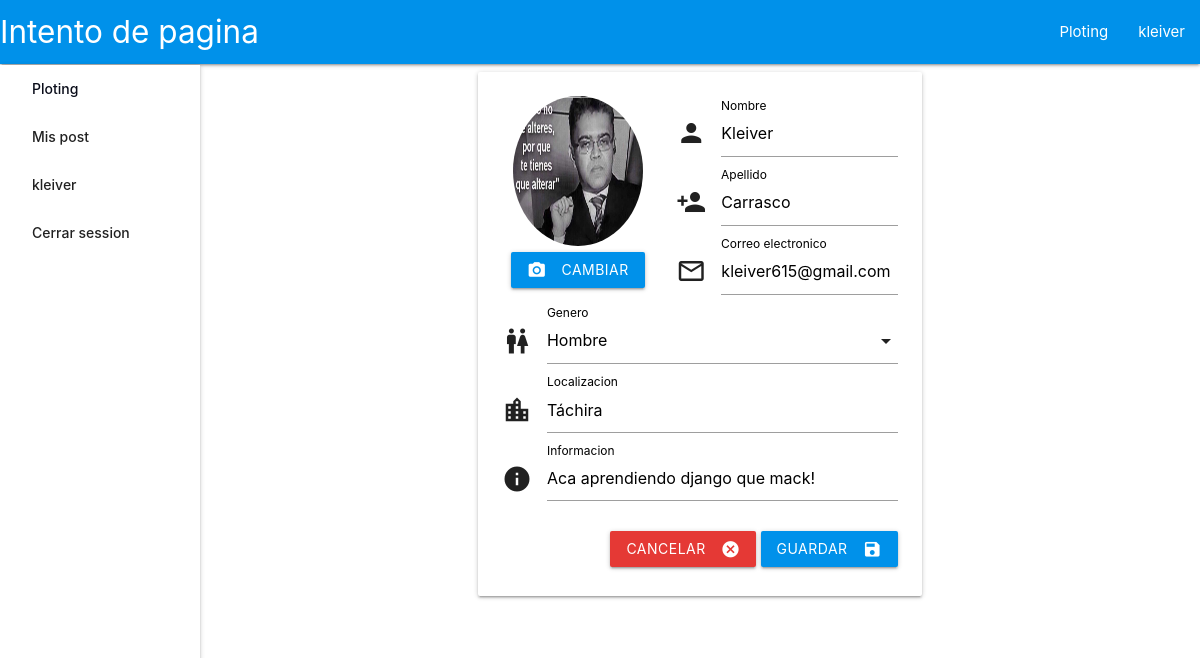
The page /plots/edit_profile (signed in) on the database its author committed.
### plots/models.py (models this page shows, shortened)
class UserModel(AbstractUser):
    email = models.EmailField(_('email address'), unique=True)
    avatar = models.ImageField(upload_to='plots', default='plots/default.png')
    location = models.CharField(max_length=140)
    gender = models.CharField(max_length=140, choices=genero)
    information = models.TextField()

### plots/views.py (the view)
# urls.py: path('edit_profile', views.edit_profile, name='edit_profile'),
@login_required
def edit_profile(request):
    if request.method == 'POST':
        usuario = UserModel.objects.get(username=request.user.username)
        perfilForm = EditProfileForm(
            request.POST,
            request.FILES,
            instance=usuario
            )
        if perfilForm.is_valid():
            perfilForm.save()
            return redirect('plots:profile')
        else:
            return render(request, 'plots/edit_profile.html', {
                'perfilForm': perfilForm
            })
    else:
        usuario = UserModel.objects.get(username=request.user.username)
        perfilForm = EditProfileForm(instance=usuario)
        return render(request, 'plots/edit_profile.html', {
            'perfilForm': perfilForm
        })

### plots/templates/plots/edit_profile.html (shortened to what this page needs)
{% extends 'plots/base.html' %}
{% block content %}
<div class="row">
  <div class="col s12 m10 l8 offset-m1 offset-l2">
    <div class="card-panel hoverable ">
      <div class="row">
        <form action="{% url 'plots:edit_profile' %}" method="post" enctype="multipart/form-data">
          <div class="col s12 m12 l5 center-align">
            <div class="col s12 center-align">
              <img id="imgEdit" src="{{perfilForm.instance.avatar.url}}" class="circle responsive-img"
                style="height:150px; width: 150px;" />
            </div>
            <label for="id_avatar" class="btn waves-effect waves-light light-blue accent-4"><i
                class="material-icons left">camera_alt</i>Cambiar</label>
            <div class="col s12 center-align">
            </div>
          </div>
          <div class="col s12 m12 l7">
            <div class="input-field">
              <i class="material-icons prefix">person</i>
              <label for="{{ perfilForm.first_name.auto_id }}" class="active">{{ perfilForm.first_name.label }}</label>
              {{ perfilForm.first_name }}
            </div>
            <div class="input-field">
              <i class="material-icons prefix">person_add</i>
              <label for="{{ perfilForm.last_name.auto_id }}" class="active">{{ perfilForm.last_name.label }}</label>
              {{ perfilForm.last_name }}
            </div>
            <div class="input-field">
              <i class="material-icons prefix">mail_outline</i>
              <label for="{{ perfilForm.email.auto_id }}" class="active">{{ perfilForm.email.label }}</label>
              {{ perfilForm.email }}
            </div>
          </div>
          <div class="col s12 m12 l12">
            <div class="input-field" style="margin-bottom: 23px; margin-top: 0px;">
              <i class="material-icons prefix">wc</i>
              <label for="{{ perfilForm.gender.auto_id }}">{{ perfilForm.gender.label }}</label>
            </div>
            <div class="input-field">
              <i class="material-icons prefix">location_city</i>
              <label for="{{ perfilForm.location.auto_id }}" class="active">{{ perfilForm.location.label }}</label>
              {{ perfilForm.location }}
            </div>
            <div class="input-field">
              <i class="material-icons prefix">info</i>
              <label for="{{ perfilForm.information.auto_id }}"
                class="active">{{ perfilForm.information.label }}</label>
              {{ perfilForm.information }}
            </div>
            <div class="row right-align">
              <div class="col s12" style="margin-bottom: -35px;">
                <a href="{% url 'plots:profile' %}" class="btn waves-effect waves-light red darken-1">cancelar<i
                    class="material-icons right">cancel</i></a>
                <button type="submit" class="btn waves-effect waves-light light-blue accent-4">Guardar<i
                    class="material-icons right">save</i></button>
              </div>
            </div>
          </div>
        </form>
      </div>
    </div>
  </div>
</div>
{% endblock %}

### plots/templates/plots/base.html (shortened to what this page needs)
<!DOCTYPE html>
<html lang="es">
<head>
  {% load static %}
  <link rel="stylesheet" type="text/css" href="{% static 'css/materialicons.css' %}">
  <link rel="stylesheet" type="text/css" href="{% static 'css/materialize.min.css' %}">
  <link rel="stylesheet" type="text/css" href="{% static 'css/general.css' %}">
</head>
<body>
  <main>
    <header>
      <div class="navbar-fixed">
        <nav>
          <div class="nav-wrapper light-blue accent-4">
            <a href="{% url 'plots:Home' %}" class="brand-logo">Intento de pagina</a>
            {% if user.is_anonymous %}
            <ul class="right hide-on-med-and-down">
              <li><a href="{% url 'plots:resultsplot' %}">Ploting</a></li>
              <li><a href="{% url 'plots:registrar'%}">registrarse</a></li>
              <li><a href="{% url 'plots:user_login' %}">login</a></li>
            </ul>
            {% else %}
            <ul class="right hide-on-med-and-down">
              <li><a href="{% url 'plots:resultsplot' %}">Ploting</a></li>
              <li><a class="dropdown-trigger" href="#!" data-target="dropdown1">{{user.username}}</a></li>
            </ul>
            {% endif %}
          </div>
        </nav>
      </div>
      {% if user.is_anonymous %}
      <ul class="sidenav sidenav-fixed invesible-top col l1" id="mobile-demo">
        <li><a href="{% url 'plots:resultsplot' %}">Ploting</a></li>
        <li><a href="{% url 'plots:registrar'%}">registrarse</a></li>
        <li><a href="{% url 'plots:user_login' %}">login</a></li>
      </ul>
      {% else %}
      <ul class="sidenav sidenav-fixed invesible-top" id="mobile-demo">
        <li><a href="{% url 'plots:resultsplot' %}" style="color: #0a0d1a;">Ploting</a></li>
        <li><a href="{% url 'plots:list_post' %}">Mis post</a></li>
        <li>
          <ul class="collapsible collapsible-accordion">
            <li>
              <a class="collapsible-header" tabindex="0">{{user.username}}</a>
            </li>
          </ul>
        </li>
        <li><a href="{% url 'plots:logout'%}">Cerrar session</a></li>
      </ul>
      {% endif %}
    </header>
    <div class="row content_margin">
      <div class="container">
        <div class="col s12 m12 l12">
          {% block content %}
          {% endblock %}
        </div>
      </div>
    </div>
  </main>
</body>
</html>

### static/css/general.css (style rules this page uses)
@media only screen and (min-width : 992px) { .invesible-top { top: 65px; } }
@media only screen and (min-width : 992px) { .content_margin { padding-left: 200px; } }
.sidenav { width: 200px !important; }
.sidenav .collapsible-header, .sidenav.fixed .collapsible-header { padding: 0 32px; }
.input-field label { pointer-events: all !important; color: #000; }
.material-icons { vertical-align: -5px !important; }

### rows shown on the page
UserModel: username "kleiver", instance.avatar (placeholder picture), first_name "Kleiver", last_name "Carrasco", email "kleiver615@gmail.com", location "Táchira", information "Aca aprendiendo django que mack!"

### other values the page prints
{{ perfilForm.first_name.label }} "Nombre"
{{ perfilForm.last_name.label }} "Apellido"
{{ perfilForm.email.label }} "Correo electronico"
{{ perfilForm.gender.label }} "Genero"
{{ perfilForm.location.label }} "Localizacion"
{{ perfilForm.information.label }} "Informacion"
